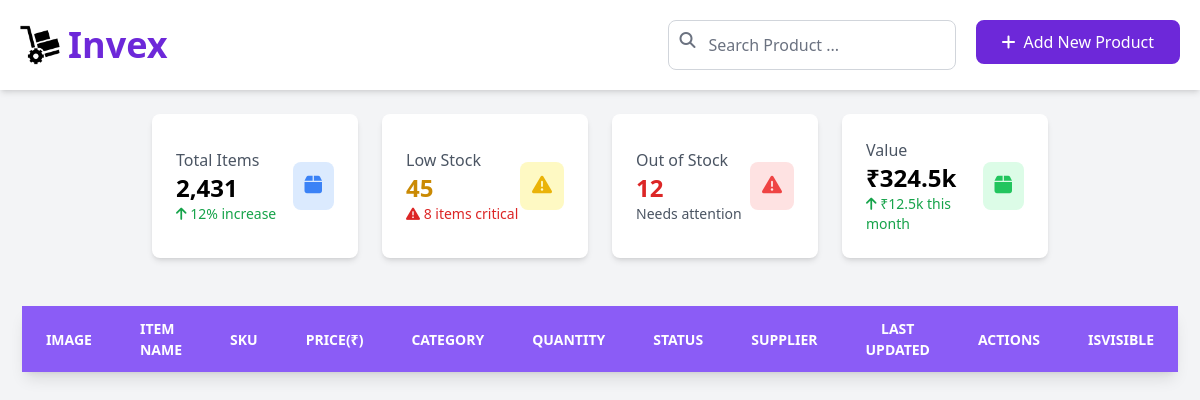
/productDetails, run on an earlier commit of the app's database.
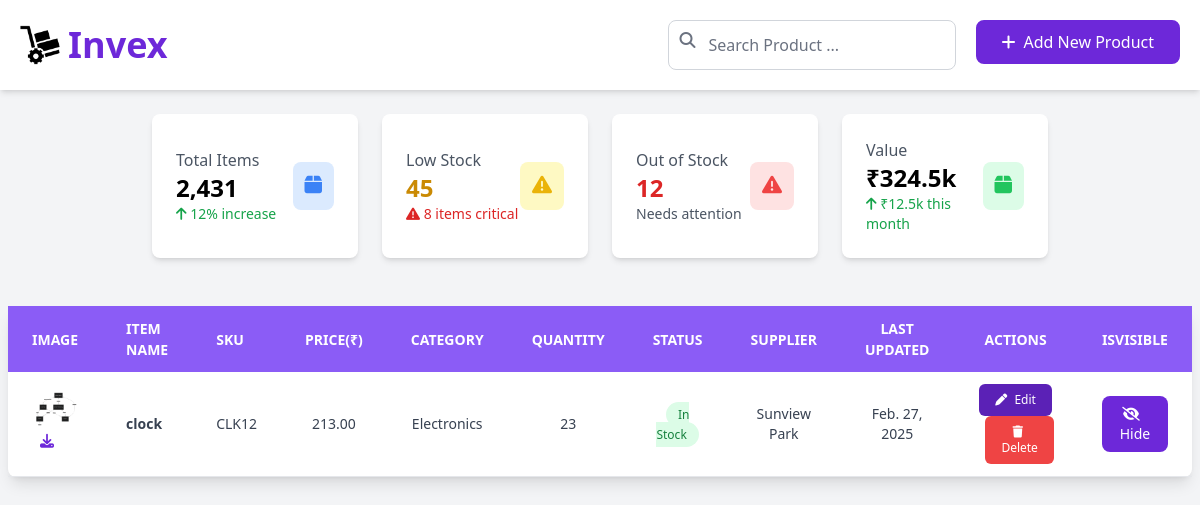
And on a later commit of the database.
### invex/models.py (models this page shows)
class Product(models.Model):
    name = models.CharField(max_length=200)
    sku = models.CharField(max_length=50)
    price = models.DecimalField(max_digits=10, decimal_places=2)
    category = models.CharField(max_length=100)
    quantity = models.IntegerField()
    status = models.CharField(max_length=50)
    supplier = models.CharField(max_length=100)
    date = models.DateField()
    isVisible = models.BooleanField(default=True)
    image_url = models.CharField(max_length=255,null=True, blank=True)
    class Meta:
        db_table = 'products'

### invex/views.py (the view)
# urls.py: path('productDetails', views.productDetails, name='productDetails'),
def productDetails(request):
    products = Product.objects.all()
    return render(request, 'productDetails.html',{'products': products})

### invex/templates/productDetails.html (shortened to what this page needs)
{% load static tailwind_tags %} {% load static %}
<!DOCTYPE html>
<html lang="en">
  <head>
    {% tailwind_css %}
  </head>
  <body class="bg-gray-100">
    <div class="nav flex p-5 justify-between items-center bg-white shadow-md">
      <div class="logoSec flex items-center">
        <img src="{% static 'logo.png' %}" class="w-10 mr-2" alt="Logo" />
        <div class="logoText text-4xl font-semibold text-violet-700">Invex</div>
      </div>
      <div class="flex">
        <div class="searchBar relative w-72 mr-5">
          <input
            type="text"
            placeholder="Search Product ..."
            class="w-full p-3 pl-10 border border-gray-300 rounded-lg focus:ring-2 focus:ring-violet-500 transition duration-300"
          />
          <i
            class="fa-solid fa-magnifying-glass absolute left-3 top-3 text-gray-500"
          ></i>
        </div>
        <a href="addProduct">
          <div
            class="bg-violet-700 flex items-center px-6 py-2 rounded-lg text-white hover:bg-white hover:text-violet-700 border-2 border-violet-700 cursor-pointer transition duration-300"
          >
            <i class="fa-solid fa-add mr-2"></i> Add New Product
          </div>
        </a>
      </div>
    </div>
    <div class="grid grid-cols-4 gap-6 p-6 mr-32 ml-32">
      <div
        class="bg-white p-6 rounded-lg shadow-md flex justify-between items-center"
      >
        <div>
          <p class="text-gray-600">Total Items</p>
          <h2 class="text-2xl font-bold">2,431</h2>
          <p class="text-green-600 text-sm">
            <i class="fa-solid fa-arrow-up"></i> 12% increase
          </p>
        </div>
        <div class="bg-blue-100 p-3 rounded-lg">
          <i class="fa-solid fa-box text-blue-500 text-xl"></i>
        </div>
      </div>
      <div
        class="bg-white p-6 rounded-lg shadow-md flex justify-between items-center"
      >
        <div>
          <p class="text-gray-600">Low Stock</p>
          <h2 class="text-2xl font-bold text-yellow-600">45</h2>
          <p class="text-red-600 text-sm">
            <i class="fa-solid fa-exclamation-triangle"></i> 8 items critical
          </p>
        </div>
        <div class="bg-yellow-100 p-3 rounded-lg">
          <i
            class="fa-solid fa-triangle-exclamation text-yellow-500 text-xl"
          ></i>
        </div>
      </div>
      <div
        class="bg-white p-6 rounded-lg shadow-md flex justify-between items-center"
      >
        <div>
          <p class="text-gray-600">Out of Stock</p>
          <h2 class="text-2xl font-bold text-red-600">12</h2>
          <p class="text-gray-600 text-sm">Needs attention</p>
        </div>
        <div class="bg-red-100 p-3 rounded-lg">
          <i class="fa-solid fa-triangle-exclamation text-red-500 text-xl"></i>
        </div>
      </div>
      <div
        class="bg-white p-6 rounded-lg shadow-md flex justify-between items-center"
      >
        <div>
          <p class="text-gray-600">Value</p>
          <h2 class="text-2xl font-bold">₹324.5k</h2>
          <p class="text-green-600 text-sm">
            <i class="fa-solid fa-arrow-up"></i> ₹12.5k this month
          </p>
        </div>
        <div class="bg-green-100 p-3 rounded-lg">
          <i class="fa-solid fa-box text-green-500 text-xl"></i>
        </div>
      </div>
    </div>
    <div class="flex w-full justify-center mt-6">
      <table class="border-collapse bg-white shadow-lg rounded-lg w-5/6">
        <thead>
          <tr class="bg-violet-500 text-white uppercase text-sm leading-normal">
            <th class="py-3 px-6 text-left">Image</th>
            <th class="py-3 px-6 text-left">Item Name</th>
            <th class="py-3 px-6 text-left">SKU</th>
            <th class="py-3 px-6 text-center">Price(₹)</th>
            <th class="py-3 px-6 text-center">Category</th>
            <th class="py-3 px-6 text-center">Quantity</th>
            <th class="py-3 px-6 text-center">Status</th>
            <th class="py-3 px-6 text-center">Supplier</th>
            <th class="py-3 px-6 text-center">Last Updated</th>
            <th class="py-3 px-6 text-center">Actions</th>
            <th class="py-3 px-6 text-center">isVisible</th>
          </tr>
        </thead>
        <tbody class="text-gray-700 text-sm">
          {% for product in products %}
          <tr class="border-b hover:bg-gray-50">
            <td class="py-3 px-6 font-semibold flex-col justify-center items-center">
              <img width="200" class="" src="static/{{product.image_url}}" alt="{{product.image_url}}" />
              <button><a href="static/{{product.image_url}}"download><i class="fa-solid fa-download p-2 text-violet-700"></i></a></button>
            </td>
            <td class="py-3 px-6 font-semibold">{{ product.name }}</td>
            <td class="py-3 px-6">{{ product.sku }}</td>
            <td class="py-3 px-6 text-center">{{ product.price }}</td>
            <td class="py-3 px-6 text-center">{{ product.category }}</td>
            <td class="py-3 px-6 text-center">{{ product.quantity }}</td>
            <td class="py-3 px-6 text-center">
              {% if product.quantity > 0 %}
              <span
                class="bg-green-100 text-green-700 px-3 py-1 rounded-full text-xs"
                >In Stock</span
              >
              {% else %}
              <span
                class="bg-red-100 text-red-700 px-3 py-1 rounded-full text-xs"
                >Out of Stock</span
              >
              {% endif %}
            </td>
            <td class="py-3 px-6 text-center">{{ product.supplier }}</td>
            <td class="py-3 px-6 text-center">{{ product.date }}</td>
            <td class="py-3 px-6 text-center">
              <a href="">
                <button
                  class="bg-violet-800 text-white px-4 py-2 rounded-md text-xs hover:bg-blue-700 transition duration-200"
                >
                  <i class="fa-solid fa-pen mr-1"></i> Edit
                </button>
              </a>
              <a href="">
                <button
                  class="bg-red-500 text-white px-4 py-2 rounded-md text-xs hover:bg-red-700 transition duration-200 ml-2"
                >
                  <i class="fa-solid fa-trash mr-1"></i> Delete
                </button>
              </a>
            </td>
            <td class="py-3 px-6 text-center">
              {% if product.isVisible %}
              <a href="{% url 'hide' product.id %}">
                <button class="bg-violet-700 text-white p-2 rounded-lg">
                  <i class="fa-solid fa-eye-slash mr-2"></i>Hide
                </button>
              </a>
              {% else %}
              <a href="{% url 'show' product.id %}">
                <button class="bg-red-500 text-white p-2 rounded-lg">
                  <i class="fa-solid fa-eye mr-2"></i>Show
                </button>
              </a>
              {% endif %}
            </td>
          </tr>
          {% endfor %}
        </tbody>
      </table>
    </div>
  </body>
</html>

What changed in the data, as far as the page shows it:
added Product: image_url (picture), name "clock", sku "CLK12", price "213.00", category "Electronics", quantity "23", shows "In Stock", supplier "Sunview Park", date "Feb. 27, 2025", isVisible True (drawn)
